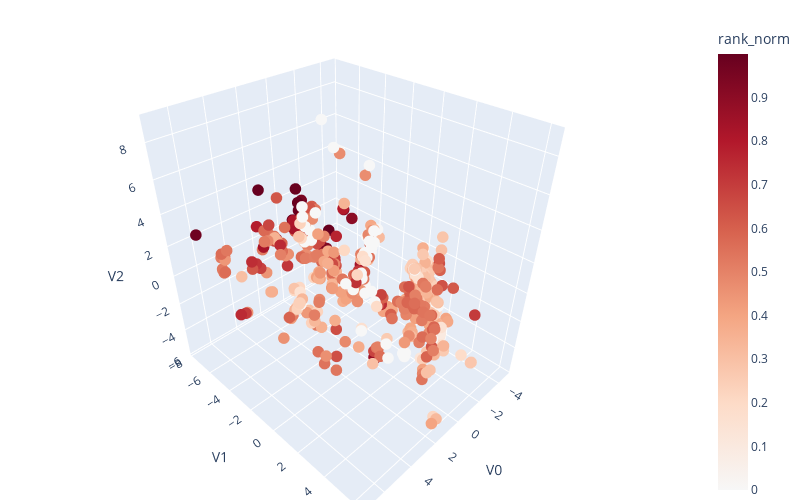

This figure's notebook cell:
### Code cell
import plotly.express as px

fig = px.scatter_3d(
    scvi_matrix,
    x='V0',        # Column for x-axis
    y='V1',        # Column for y-axis
    z='V2',        # Column for z-axis
    color='rank_norm',  # Column for coloring points
    color_continuous_scale= px.colors.sequential.RdBu[len(px.colors.sequential.RdBu)//2::-1],
    hover_data={'cell_type': True, 'parental_cell_type': True}  # Add any other columns you want to display
)

# Update the layout to distinguish the categories better
fig.update_traces(marker=dict(size=4))  # Adjust the size as needed

# Update layout to customize the plot
fig.update_layout(
    height=500,  # Height of the plot in pixels
    width=800,   # Width of the plot in pixels
    margin=dict(t=20, l=0, r=0, b=0),  # Custom margins
    uirevision= True,
    hovermode = 'closest',
    scene_camera=dict(
        up=dict(x=0, y=0, z=1),
        center=dict(x=0, y=0, z=0),
        eye=dict(x=1.25, y=1.25, z=1.25)
    )
)

# Show the plot
fig.show()

### Figure 1 — Plotly figure (JSON) as saved in the notebook; plotly's stock layout.template omitted (floating-point values rounded to 4 significant figures; data arrays with more than 128 entries replaced by an {"elided": "..."} marker saying what was removed)
{"data": [{"customdata": {"elided": "554x2 str values"}, "hovertemplate": "V0=%{x}<br>V1=%{y}<br>V2=%{z}<br>cell_type=%{customdata[0]}<br>parental_cell_type=%{customdata[1]}<br>rank_norm=%{marker.color}<extra></extra>", "legendgroup": "", "marker": {"color": {"elided": "554 float values"}, "coloraxis": "coloraxis", "size": 4, "symbol": "circle"}, "mode": "markers", "name": "", "scene": "scene", "showlegend": false, "type": "scatter3d", "x": {"elided": "554 float values"}, "y": {"elided": "554 float values"}, "z": {"elided": "554 float values"}}], "layout": {"coloraxis": {"colorbar": {"title": {"text": "rank_norm"}}, "colorscale": [[0, "rgb(247,247,247)"], [0.2, "rgb(253,219,199)"], [0.4, "rgb(244,165,130)"], [0.6, "rgb(214,96,77)"], [0.8, "rgb(178,24,43)"], [1, "rgb(103,0,31)"]]}, "height": 500, "hovermode": "closest", "legend": {"tracegroupgap": 0}, "margin": {"b": 0, "l": 0, "r": 0, "t": 20}, "scene": {"camera": {"center": {"x": 0, "y": 0, "z": 0}, "eye": {"x": 1.25, "y": 1.25, "z": 1.25}, "up": {"x": 0, "y": 0, "z": 1}}, "domain": {"x": [0, 1], "y": [0, 1]}, "xaxis": {"title": {"text": "V0"}}, "yaxis": {"title": {"text": "V1"}}, "zaxis": {"title": {"text": "V2"}}}, "uirevision": true, "width": 800}}
